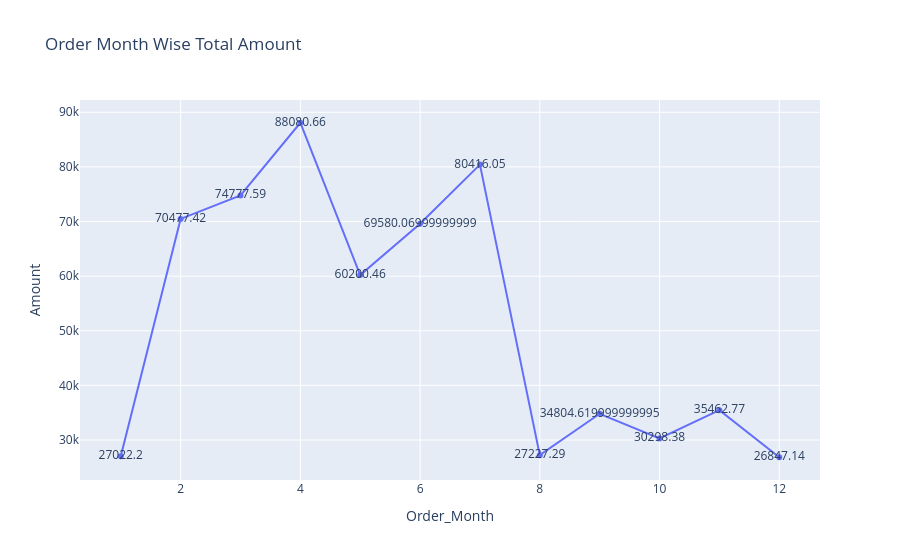

Notebook code cell kept with this figure:
### Code cell
fig = px.line(data_frame=q5_ans,x='Order_Month',y='Amount', text='Amount',
             title='Order Month Wise Total Amount')
fig.show()

### Figure 1 — Plotly figure (JSON) as saved in the notebook; plotly's stock layout.template omitted (floating-point values rounded to 4 significant figures)
{"data": [{"hovertemplate": "Order_Month=%{x}<br>Amount=%{text}<extra></extra>", "legendgroup": "", "line": {"color": "#636efa", "dash": "solid"}, "marker": {"symbol": "circle"}, "mode": "lines+markers+text", "name": "", "orientation": "v", "showlegend": false, "text": [27020.0, 70480.0, 74780.0, 88080.0, 60200.0, 69580.0, 80420.0, 27230.0, 34800.0, 30300.0, 35460.0, 26850.0], "type": "scatter", "x": [1, 2, 3, 4, 5, 6, 7, 8, 9, 10, 11, 12], "xaxis": "x", "y": [27020.0, 70480.0, 74780.0, 88080.0, 60200.0, 69580.0, 80420.0, 27230.0, 34800.0, 30300.0, 35460.0, 26850.0], "yaxis": "y"}], "layout": {"legend": {"tracegroupgap": 0}, "title": {"text": "Order Month Wise Total Amount"}, "xaxis": {"anchor": "y", "domain": [0, 1], "title": {"text": "Order_Month"}}, "yaxis": {"anchor": "x", "domain": [0, 1], "title": {"text": "Amount"}}}}
